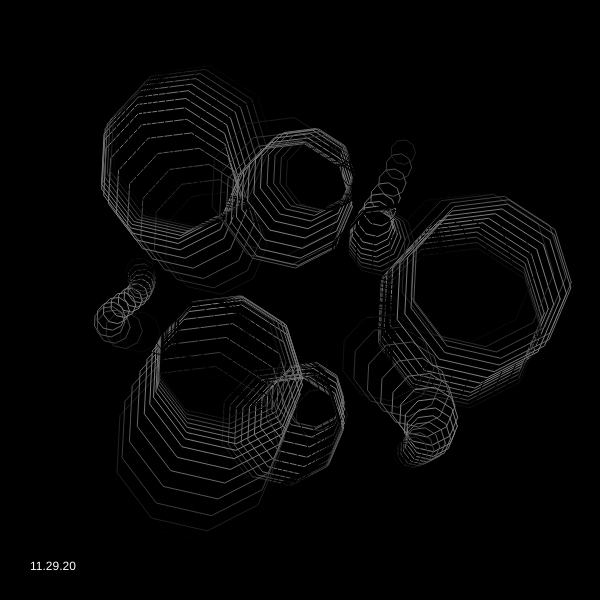
Frame 1 (no input)
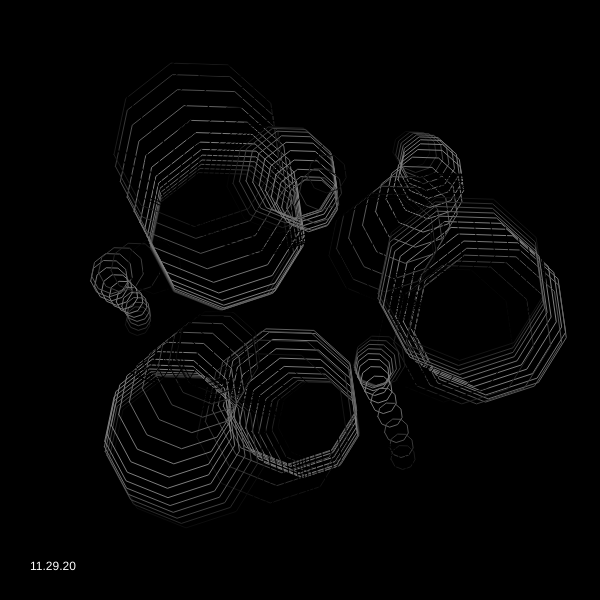
Frame 60 (no input)
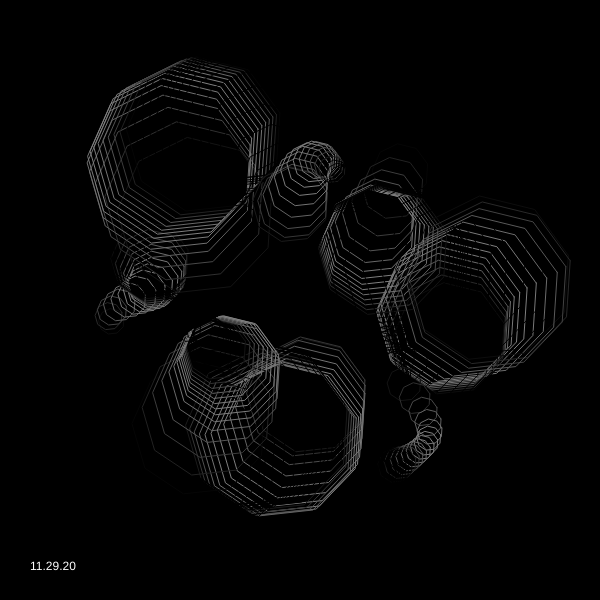
Frame 120 (the mouse pressed at the canvas centre since frame 60)

The p5.js sketch that drew these frames (run headless with seeded random() and noise() and a simulated clock; from frame 60 on, the mouse is pressed at the canvas centre):

// p5.js sketch
// ── sketch.js
//reference: https://observablehq.com/@rreusser/instanced-webgl-circles
//also https://www.openprocessing.org/sketch/748916

let max_circle_cnt = 1000;
let min_circle_cnt = 10;
let max_vertex_cnt = 20;
let min_vertex_cnt = 3;
let circle_cnt, vertex_cnt;

var xoff, yoff;

function setup() {
    createCanvas(600, 600);
    xoff = random(50, 70);
    yoff = random(400, 800);

    console.log(xoff);
    console.log(yoff);

}


function draw() {
  background(0);
  push();
  translate(width / 2, height / 2);



  let xOffset = abs(xoff - width / 2);
  let yOffset = abs(yoff - height / 2);
  circle_cnt = int(map(xOffset, 0, width / 2, max_circle_cnt, min_circle_cnt));
  vertex_cnt = int(map(yOffset, 0, height / 2, max_vertex_cnt, min_vertex_cnt));

  for (let i = 0; i < circle_cnt; i++) {
    let time = frameCount / 20;
    let theta = map(i, 0, circle_cnt, 0, TWO_PI);
    let scale = width / 2 * 0.8;

   let th = 8.0 * theta + time * 2.0;


    let circle_center = getCenterByTheta(theta, time, scale);
    let circle_size = getSizeByTheta(theta, time, scale);
    let circle_color = color(0.5 + 0.5 * cos(th)*255);

    stroke(circle_color);
    noFill();
    beginShape();
    for (let vi = 0; vi < vertex_cnt; vi++) {
      let thetaV = map(vi, 0, vertex_cnt, 0, TWO_PI);
      let x = circle_center.x + cos(time + thetaV) * circle_size;
      let y = circle_center.y + sin(time + thetaV) * circle_size;
      vertex(x, y);
    }
    endShape(CLOSE);
  }
  pop();

  fill(255);
  text("11.29.20", 30, height-30)

}

function getCenterByTheta(theta, time, scale) {
  let direction = createVector(cos(theta), sin(theta));
  let distance = 0.6 + 0.2 * cos(theta * 6.0 + cos(theta * 8.0 + time));
  let circleCenter = p5.Vector.mult(direction, distance * scale);
  return circleCenter;
}

function getSizeByTheta(theta, time, scale) {
  let offset = 0.2 + 0.15 * cos(theta * 3.0 - time * 2.0);
  let circleSize = scale * offset;
  return circleSize;
}
